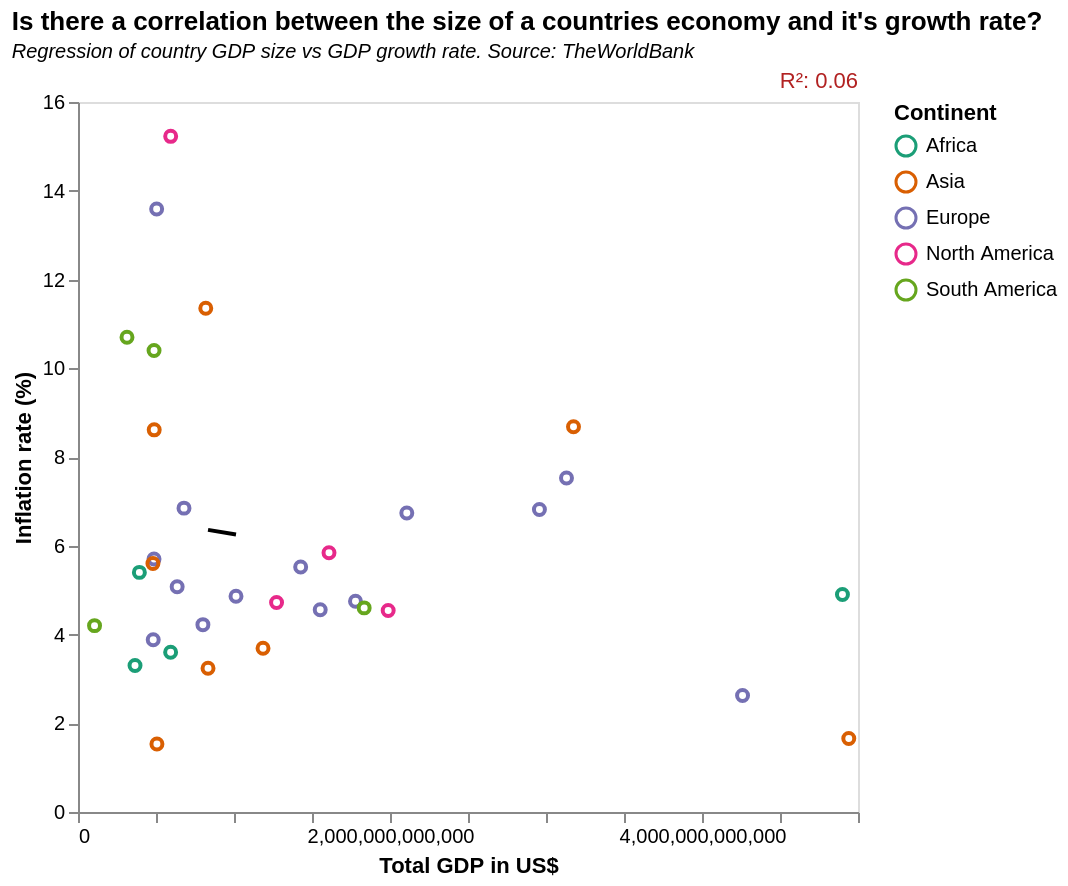

Describe this chart as a Vega-Lite specification.
### Vega-Lite specification from a JSON file in a GitHub repository (floating-point values rounded to 4 significant figures)
{"$schema": "https://vega.github.io/schema/vega-lite/v5.json", "title": {"text": "Is there a correlation between the size of a countries economy and it's growth rate?", "subtitle": "Regression of country GDP size vs GDP growth rate. Source: TheWorldBank", "subtitleFontStyle": "italic", "subtitleFontSize": 10, "anchor": "start", "color": "black"}, "data": {"values": [{"Column1": "0", "iso": "AGO", "country": "Armenia", "value": "5.7", "total": "4.87227E+11", "continent": "Europe"}, {"Column1": "1", "iso": "ALB", "country": "Austria", "value": "4.556850913", "total": "1.55267E+12", "continent": "Europe"}, {"Column1": "2", "iso": "ARE", "country": "Azerbaijan", "value": "5.600037273", "total": "4.80368E+11", "continent": "Asia"}, {"Column1": "3", "iso": "ARG", "country": "Belize", "value": "15.22613065", "total": "5.94104E+11", "continent": "North America"}, {"Column1": "4", "iso": "ARM", "country": "British Virgin Islands", "value": "5.843934342", "total": "1.60898E+12", "continent": "North America"}, {"Column1": "5", "iso": "AUS", "country": "Canada", "value": "4.540887309", "total": "1.98834E+12", "continent": "North America"}, {"Column1": "7", "iso": "AZE", "country": "France", "value": "6.816589136", "total": "2.95788E+12", "continent": "Europe"}, {"Column1": "9", "iso": "BEL", "country": "Germany", "value": "2.626987267", "total": "4.25993E+12", "continent": "Europe"}, {"Column1": "10", "iso": "BFA", "country": "India", "value": "8.681228731", "total": "3.1763E+12", "continent": "Asia"}, {"Column1": "11", "iso": "BGD", "country": "Indonesia", "value": "3.691240112", "total": "1.18609E+12", "continent": "Asia"}, {"Column1": "12", "iso": "BGR", "country": "Ireland", "value": "13.58824711", "total": "5.04183E+11", "continent": "Europe"}, {"Column1": "13", "iso": "BHR", "country": "Israel", "value": "8.611990348", "total": "4.88527E+11", "continent": "Asia"}, {"Column1": "14", "iso": "BIH", "country": "Italy", "value": "6.737277123", "total": "2.1077E+12", "continent": "Europe"}, {"Column1": "15", "iso": "BLR", "country": "Japan", "value": "1.657071117", "total": "4.94088E+12", "continent": "Asia"}, {"Column1": "16", "iso": "BOL", "country": "Mexico", "value": "4.720565298", "total": "1.27284E+12", "continent": "North America"}, {"Column1": "17", "iso": "BRA", "country": "Netherlands", "value": "4.863219149", "total": "1.01285E+12", "continent": "Europe"}, {"Column1": "18", "iso": "BRB", "country": "Norway", "value": "3.880936036", "total": "4.82175E+11", "continent": "Europe"}, {"Column1": "19", "iso": "BTN", "country": "Poland", "value": "6.847713362", "total": "6.79445E+11", "continent": "Europe"}, {"Column1": "20", "iso": "BWA", "country": "Russian Federation", "value": "4.7495841", "total": "1.77878E+12", "continent": "Europe"}, {"Column1": "21", "iso": "CAN", "country": "Saudi Arabia", "value": "3.240929768", "total": "8.33541E+11", "continent": "Asia"}, {"Column1": "22", "iso": "CHE", "country": "Spain", "value": "5.519594973", "total": "1.42738E+12", "continent": "Europe"}, {"Column1": "23", "iso": "CHL", "country": "Sweden", "value": "5.075084725", "total": "6.35664E+11", "continent": "Europe"}, {"Column1": "24", "iso": "CHN", "country": "Switzerland", "value": "4.221716577", "total": "8.0064E+11", "continent": "Europe"}, {"Column1": "25", "iso": "CMR", "country": "Thailand", "value": "1.533835584", "total": "5.05947E+11", "continent": "Asia"}, {"Column1": "26", "iso": "COL", "country": "Turkiye", "value": "11.35349641", "total": "8.19035E+11", "continent": "Asia"}, {"Column1": "27", "iso": "CRI", "country": "United Kingdom", "value": "7.524910374", "total": "3.13138E+12", "continent": "Europe"}, {"Column1": "28", "iso": "", "country": "South Africa", "value": "4.9", "total": "4.90033E+12", "continent": "Africa"}, {"Column1": "29", "iso": "", "country": "Nigeria", "value": "3.6", "total": "5.93745E+11", "continent": "Africa"}, {"Column1": "30", "iso": "", "country": "Ghana", "value": "5.4", "total": "3.93445E+11", "continent": "Africa"}, {"Column1": "31", "iso": "", "country": "Egypt", "value": "3.3", "total": "3.65493E+11", "continent": "Africa"}, {"Column1": "32", "iso": "", "country": "Brazil", "value": "4.6", "total": "1.83438E+12", "continent": "South America"}, {"Column1": "33", "iso": "", "country": "Argentina", "value": "10.4", "total": "4.87445E+11", "continent": "South America"}, {"Column1": "34", "iso": "", "country": "Colombia", "value": "10.7", "total": "3.14035E+11", "continent": "South America"}, {"Column1": "45", "iso": "", "country": "Ecuador", "value": "4.2", "total": "1.06035E+11", "continent": "South America"}]}, "height": 355, "width": 390, "background": "WHITE", "layer": [{"params": [{"name": "cont", "select": {"type": "point", "fields": ["continent"]}, "bind": "legend"}], "mark": {"type": "point"}, "encoding": {"x": {"field": "total", "type": "quantitative", "title": "Total GDP in US$", "axis": {"grid": false}}, "y": {"field": "value", "type": "quantitative", "title": "Inflation rate (%)", "axis": {"grid": false}}, "color": {"field": "continent", "scale": {"scheme": "dark2"}, "type": "nominal", "title": "Continent"}, "opacity": {"condition": {"param": "cont", "value": 1}, "value": 0.2}, "tooltip": [{"field": "country", "type": "nominal", "title": "Country"}, {"field": "total", "type": "quantitative", "title": "Total GDP"}, {"field": "value", "type": "quantitative", "title": "The change in GDP"}]}}, {"mark": {"type": "line", "color": "black"}, "transform": [{"regression": "value", "on": "total"}], "encoding": {"x": {"field": "total", "type": "quantitative"}, "y": {"field": "value", "type": "quantitative"}}}, {"transform": [{"regression": "value", "on": "total", "params": true}, {"calculate": "'R²: '+format(datum.rSquared, '.2f')", "as": "R2"}], "mark": {"type": "text", "color": "firebrick", "x": "width", "align": "right", "y": -10}, "encoding": {"text": {"type": "nominal", "field": "R2"}}}], "config": {}}
